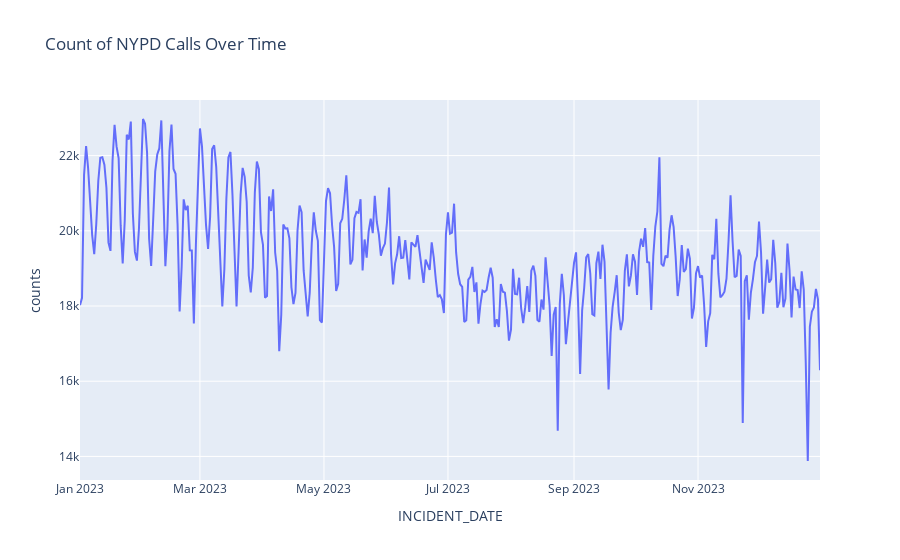

Notebook code cell kept with this figure:
### Code cell
# plot: counts vs. date

px.line(counts_date,
            y = 'counts',
            title = 'Count of NYPD Calls Over Time',
            labels = {'x':'Date'})

### Figure 1 — Plotly figure (JSON) as saved in the notebook; plotly's stock layout.template omitted (floating-point values rounded to 4 significant figures; data arrays with more than 128 entries replaced by an {"elided": "..."} marker saying what was removed)
{"data": [{"hovertemplate": "INCIDENT_DATE=%{x}<br>counts=%{y}<extra></extra>", "legendgroup": "", "line": {"color": "#636efa", "dash": "solid"}, "marker": {"symbol": "circle"}, "mode": "lines", "name": "", "orientation": "v", "showlegend": false, "type": "scatter", "x": {"elided": "365 str values"}, "xaxis": "x", "y": {"elided": "365 int values"}, "yaxis": "y"}], "layout": {"autosize": true, "legend": {"tracegroupgap": 0}, "title": {"text": "Count of NYPD Calls Over Time"}, "xaxis": {"anchor": "y", "autorange": true, "domain": [0, 1], "range": ["2023-01-01", "2023-12-31"], "title": {"text": "INCIDENT_DATE"}, "type": "date"}, "yaxis": {"anchor": "x", "autorange": true, "domain": [0, 1], "range": [13370.0, 23480.0], "title": {"text": "counts"}, "type": "linear"}}}
